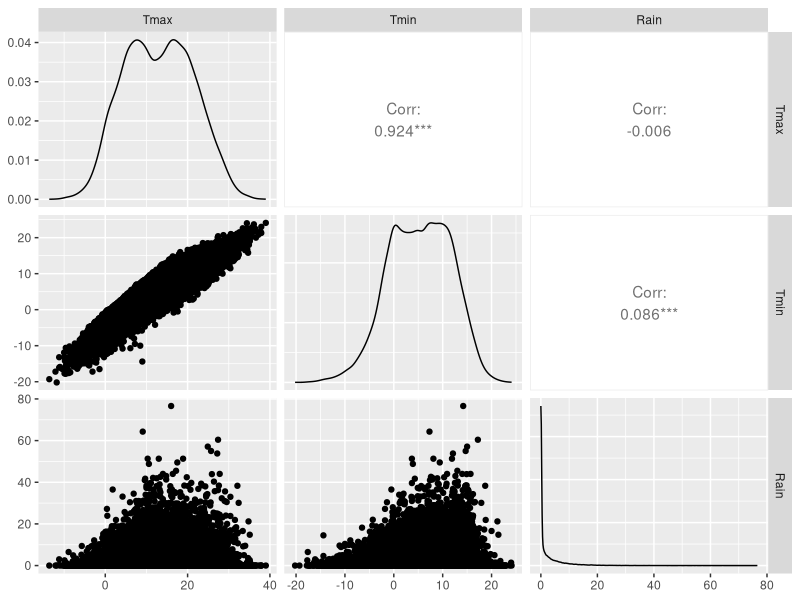
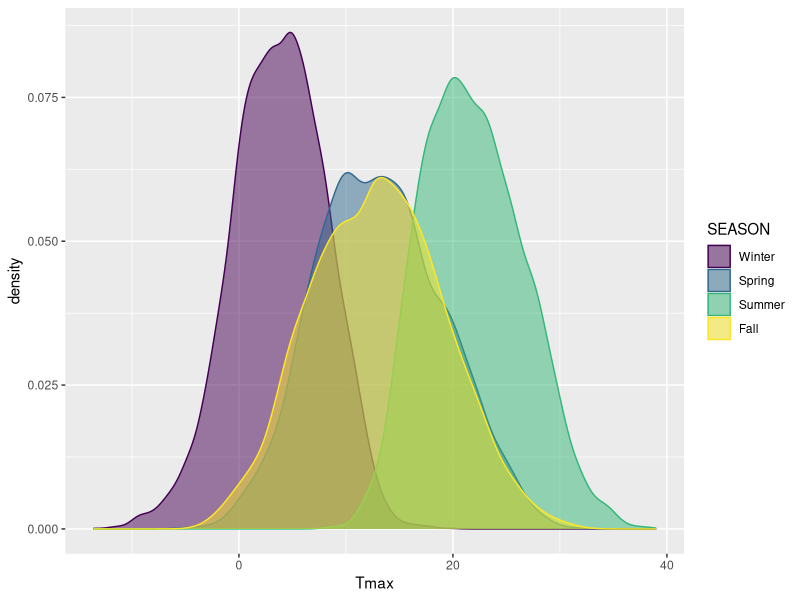

Recreate these plots in R, in order.
## ---- chunk 1
library(tidyverse)
library(ggplot2)
library(GGally)
## ---- chunk 2
findel_rain <- read_csv("data/06590-dailyparams-luxfindel-1947-ongoing.csv", locale=locale(encoding="latin1"))
findel_rain
## ---- chunk 3
findel_rain <- findel_rain %>% mutate(DATE= as.Date(findel_rain$DATE, format= "%d.%m.%Y" )) %>% rename("Tmax" = "DXT (°C)", "Tmin" = "DNT (°C)", "Rain" = "DRR06_06 (mm)")
## ---- chunk 4
(2022-1947)*365+90+19
## ---- chunk 5
GGally::ggpairs(findel_rain %>% select(-DATE))
## ---- chunk 6
findel_rain <- findel_rain %>% mutate(MONTH=findel_rain$DATE %>% lubridate::month(label = TRUE, abbr = TRUE), SEASON=fct_collapse(MONTH, 
                                                                                                                                  Winter = c("Dec", "Jan", "Feb"),
                                                                                                                                  Summer = c("Jun", "Jul", "Aug"), 
                                                                                                                                  Spring = c("Mar", "Apr", "May"), 
                                                                                                                                  Fall = c("Sep", "Oct", "Nov"))) 

## ---- chunk 7
findel_rain %>% 
ggplot(aes(x = Tmax, fill = SEASON, colour = SEASON)) +
  geom_density(alpha = 0.5)
## ---- chunk 8
select(findel_rain, SEASON, Tmax, Tmin) %>% 
    mutate(Tdiff = Tmax-Tmin) %>% 
    filter(Tdiff<1)%>%
    arrange(Tdiff)

## ---- chunk 9
mutate(findel_rain,Tdiff = Tmax-Tmin) %>% 
    select(SEASON, Tdiff) %>% 
    group_by(SEASON) %>%
    summarise(mean(Tdiff))
    
    
## ---- chunk 10
floor_decade    = function(value){ return(value - value %% 10) }
findel_rain <- findel_rain %>% mutate(YEAR = findel_rain$DATE %>% lubridate::year())

findel_rain %>% mutate(DECADE = floor_decade(YEAR))
                       
## ---- chunk 11
# Write your answer here
## ---- chunk 12
# Write your answer here
## ---- chunk 13
# Write your answer here
## ---- chunk 14
# Write your answer here
## ---- chunk 15
# Write your answer here
## ---- chunk 16
# Write your answer here
## ---- chunk 17
# Write your answer here
## ---- chunk 18
# Write your answer here
## ---- chunk 19
# Write your answer here
## ---- chunk 20
# Write your answer here
## ---- chunk 21
# Write your answer here
## ---- chunk 22
# Write your answer here
